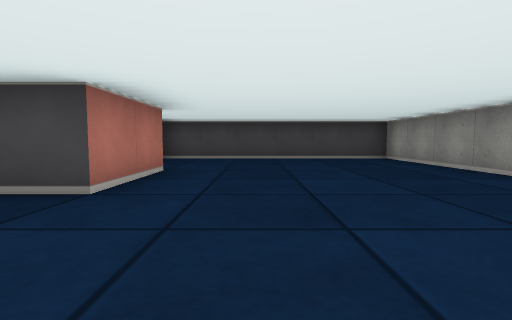
[1] (above)

16 first-person views from a walk through a cub3D maze. The camera is about half as high as the walls, tilts 4° down and sees 85° across. The floor is counted in squares. Each view is taken from the middle of a square. On the plan, view 1 faces up. The plan holds only what a view shows up to about 9 squares ahead; the rest is blank. The place goes on beyond the plan.

[2]
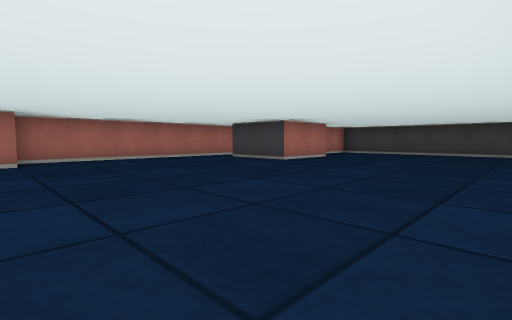

[3]
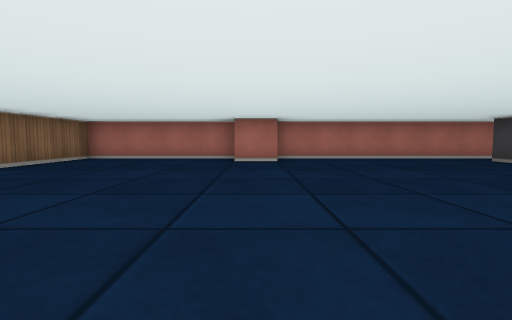

[4]
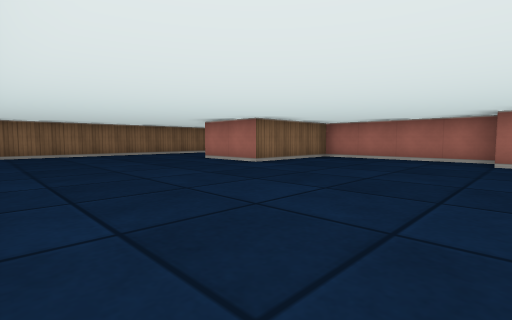

[5]
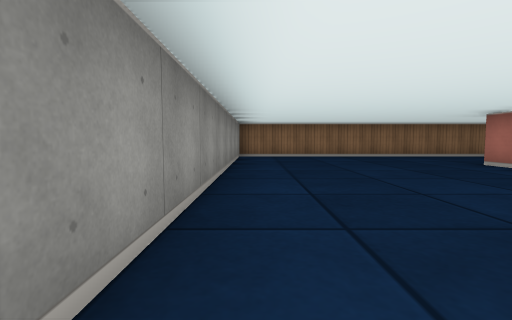

[6]
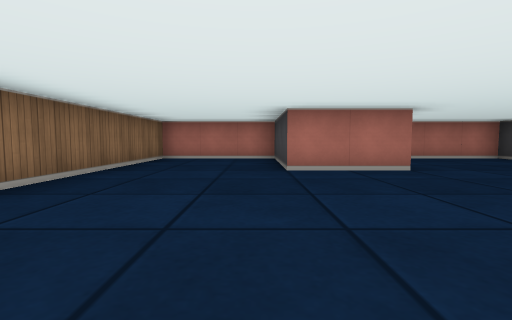

[7]
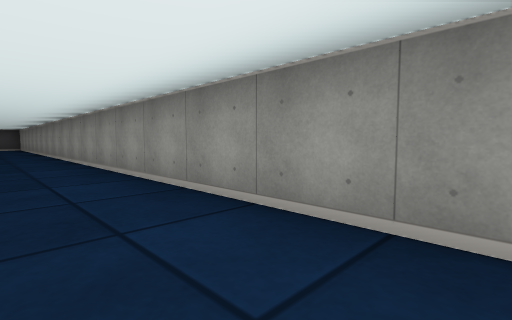

[8]
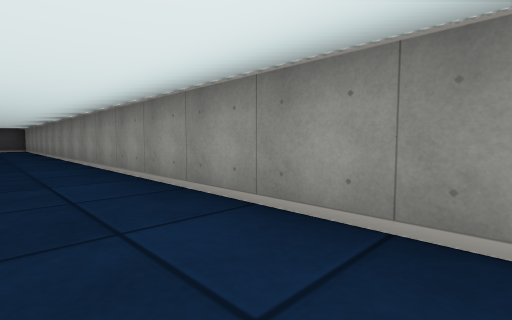

[9]
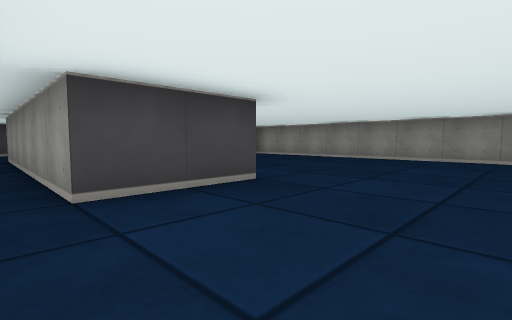

[10]
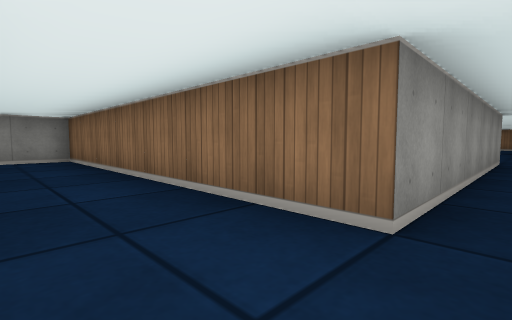

[11]
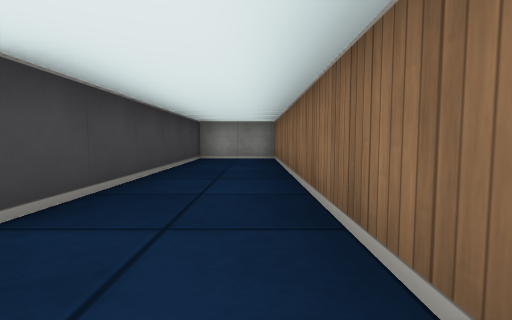

[12]
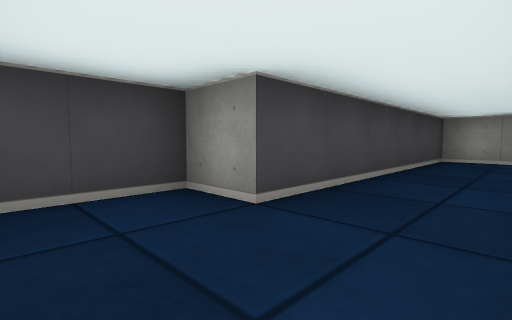

[13]
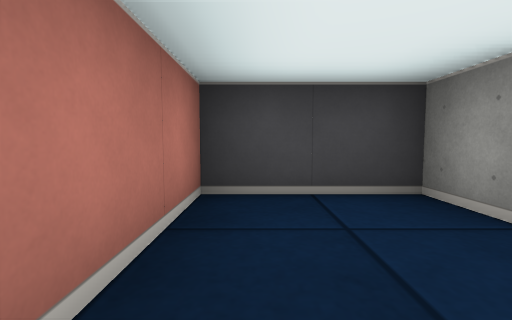

[14]
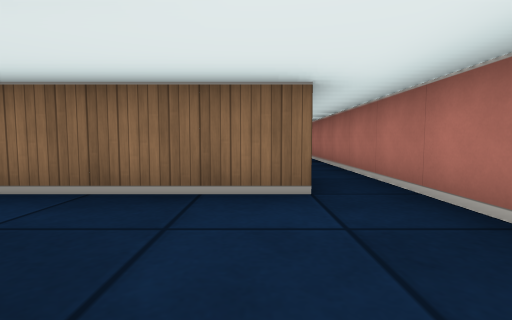

[15]
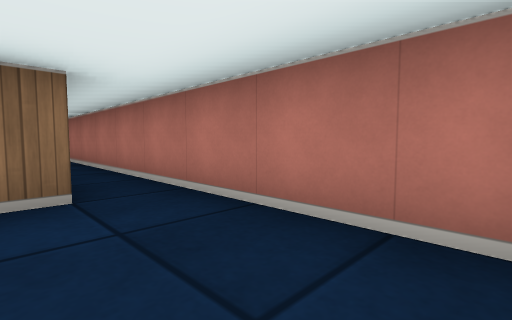

[16]
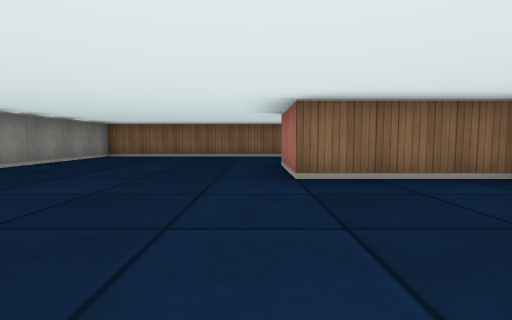

### Floor plan
Ten units are one square. View 1 is at (0, 0); x grows to the right and y downward. Boxes are objects, and circles mark ways between rooms. Rooms are numbered by the first view taken in them; rooms with no view inside come last. Other rooms are left out.
<svg viewBox="-50 -120 90 250">
<path fill="none" stroke="#000" d="M-35 24 -35 35M-40 35 -45 35 -45 75 -15 75 -15 95 -45 95 -45 125 35 125 35 -75 -25 -75M-15 -45 -15 -25 -35 -25 -35 -85M-45 -85 -45 25M-35 -85 35 -85 35 -105 -25 -105 -25 -115 -45 -115 -45 -85"/>
<circle cx="-40" cy="-90" r="3" fill="#2a7"/>
<text x="0" y="30">1</text>
<text x="-10" y="-100">2</text>
</svg>
Room 1 opens to room 2.

Where each view was taken, in squares from view 1:
view 1: 0 up, 0 right, facing up
view 2: 3 down, 3 right, facing up-left
view 3: 3 down, 3 right, facing left
view 4: 3 down, 3 right, facing down-left
view 5: 4 down, 3 right, facing down
view 6: 10 down, 3 right, facing left
view 7: 10 down, 2 right, facing up-right
view 8: 8 down, 2 right, facing up-right
view 9: 0 up, 4 left, facing up-right
view 10: 10 up, 4 left, facing down-right
view 11: 9 up, 4 left, facing right
view 12: 9 up, 4 left, facing up-right
view 13: 9 up, 4 left, facing up
view 14: 11 up, 3 left, facing down
view 15: 11 up, 3 left, facing down-left
view 16: 4 down, 1 left, facing down
